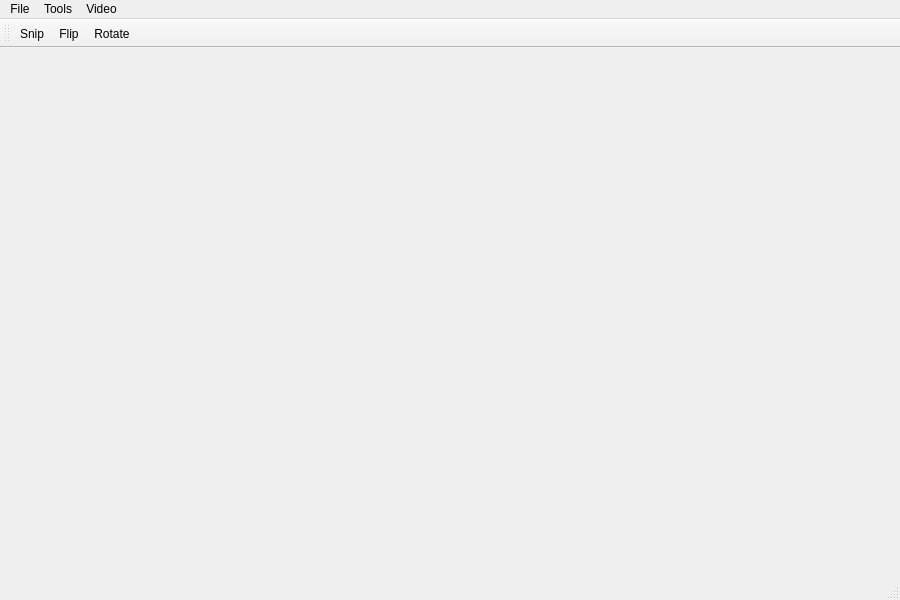
<?xml version="1.0" encoding="UTF-8"?>
<ui version="4.0">
 <class>MainWindow</class>
 <widget class="QMainWindow" name="MainWindow">
  <property name="geometry">
   <rect>
    <x>0</x>
    <y>0</y>
    <width>900</width>
    <height>600</height>
   </rect>
  </property>
  <property name="minimumSize">
   <size>
    <width>900</width>
    <height>600</height>
   </size>
  </property>
  <property name="maximumSize">
   <size>
    <width>900</width>
    <height>600</height>
   </size>
  </property>
  <property name="windowTitle">
   <string>MainWindow</string>
  </property>
  <widget class="QWidget" name="centralwidget">
   <layout class="QGridLayout" name="gridLayout">
    <item row="0" column="0">
     <widget class="QLabel" name="label">
      <property name="text">
       <string/>
      </property>
     </widget>
    </item>
   </layout>
  </widget>
  <widget class="QMenuBar" name="menubar">
   <property name="geometry">
    <rect>
     <x>0</x>
     <y>0</y>
     <width>900</width>
     <height>23</height>
    </rect>
   </property>
   <widget class="QMenu" name="menu">
    <property name="title">
     <string>File</string>
    </property>
    <widget class="QMenu" name="menuOpen">
     <property name="title">
      <string>Open</string>
     </property>
     <addaction name="actionFile"/>
     <addaction name="actionCamera"/>
    </widget>
    <addaction name="menuOpen"/>
    <addaction name="actionSave"/>
    <addaction name="actionSaveAs"/>
    <addaction name="actionExit"/>
   </widget>
   <widget class="QMenu" name="menuTools">
    <property name="title">
     <string>Tools</string>
    </property>
    <addaction name="actionFlip"/>
    <addaction name="actionRotate"/>
    <addaction name="actionZoomIn"/>
    <addaction name="actionZoomOut"/>
   </widget>
   <widget class="QMenu" name="menuVideo">
    <property name="title">
     <string>Video</string>
    </property>
    <addaction name="actionSnip"/>
    <addaction name="actionRecord"/>
   </widget>
   <addaction name="menu"/>
   <addaction name="menuTools"/>
   <addaction name="menuVideo"/>
  </widget>
  <widget class="QStatusBar" name="statusbar"/>
  <widget class="QToolBar" name="toolBar">
   <property name="windowTitle">
    <string>toolBar</string>
   </property>
   <attribute name="toolBarArea">
    <enum>TopToolBarArea</enum>
   </attribute>
   <attribute name="toolBarBreak">
    <bool>false</bool>
   </attribute>
   <addaction name="actionSnip"/>
   <addaction name="actionFlip"/>
   <addaction name="actionRotate"/>
  </widget>
  <action name="actionExit">
   <property name="text">
    <string>Exit</string>
   </property>
  </action>
  <action name="actionRotate">
   <property name="text">
    <string>Rotate</string>
   </property>
  </action>
  <action name="actionFlip">
   <property name="text">
    <string>Flip</string>
   </property>
  </action>
  <action name="actionCamera">
   <property name="text">
    <string>Camera</string>
   </property>
  </action>
  <action name="actionFile">
   <property name="text">
    <string>File</string>
   </property>
   <property name="shortcut">
    <string>Ctrl+O</string>
   </property>
  </action>
  <action name="actionSnip">
   <property name="text">
    <string>Snip</string>
   </property>
  </action>
  <action name="actionZoomIn">
   <property name="text">
    <string>Zoom In</string>
   </property>
  </action>
  <action name="actionZoomOut">
   <property name="text">
    <string>Zoom Out</string>
   </property>
  </action>
  <action name="actionSaveAs">
   <property name="text">
    <string>Save as</string>
   </property>
   <property name="toolTip">
    <string>Save File</string>
   </property>
   <property name="shortcut">
    <string>F2</string>
   </property>
  </action>
  <action name="actionSave">
   <property name="text">
    <string>Save</string>
   </property>
   <property name="toolTip">
    <string>Save Image</string>
   </property>
   <property name="shortcut">
    <string>Ctrl+S</string>
   </property>
  </action>
  <action name="actionRecord">
   <property name="text">
    <string>Record</string>
   </property>
  </action>
 </widget>
 <resources/>
 <connections>
  <connection>
   <sender>actionExit</sender>
   <signal>triggered()</signal>
   <receiver>MainWindow</receiver>
   <slot>close()</slot>
   <hints>
    <hint type="sourcelabel">
     <x>-1</x>
     <y>-1</y>
    </hint>
    <hint type="destinationlabel">
     <x>264</x>
     <y>192</y>
    </hint>
   </hints>
  </connection>
 </connections>
</ui>
